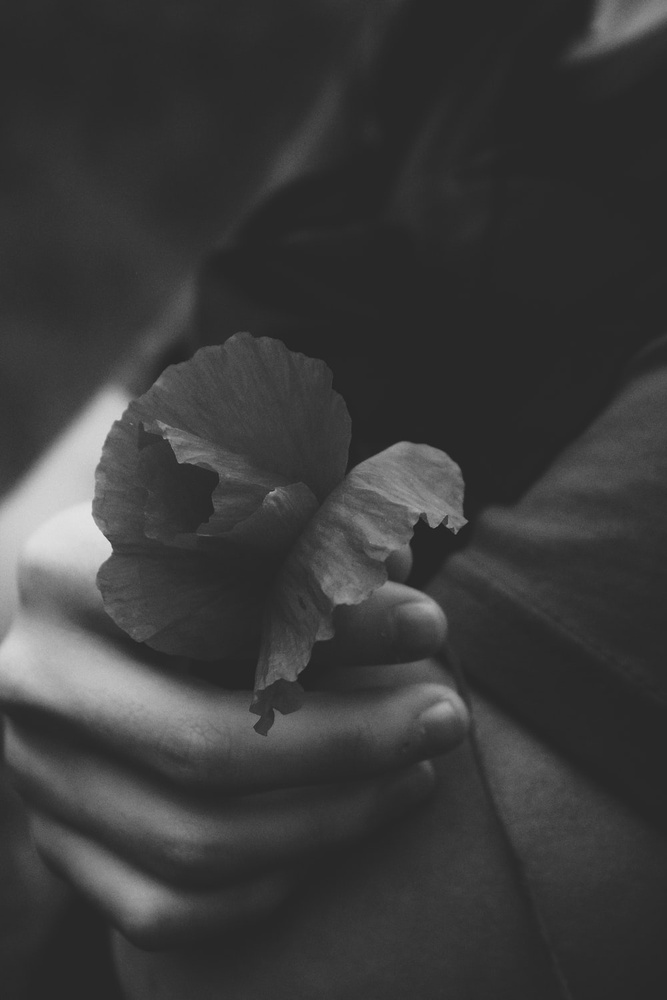
#> input picture Lab_2/Contrast.jpeg, 667 x 1000 px, shrunk from 1000 x 1500 before the run, found by its file name
$ python Contrast_Stretching.py
#> lines starting #> are read from the running program, lines starting #| are printed output that depends on the picture
import cv2
import numpy as np
input_img = cv2.imread("/Users/sayakghorai/Desktop/DIP_Codes/Lab_2/Contrast.jpeg",cv2.IMREAD_GRAYSCALE)
#> input_img is the input picture: shape (1000, 667); min 32, max 230, mean 58.9
# print(input_img)
output_img = np.zeros((input_img.shape[0],input_img.shape[1]),dtype = 'uint8')
# print(output_img)
img_min,img_max = np.min(input_img),np.max(input_img)
#> img_min = 32; img_max = 230
contrast = img_max-img_min
#> contrast = 198
for i in range(input_img.shape[0]):
    for j in range(input_img.shape[1]):
        output_img[i,j] = 255*(input_img[i,j]-img_min)/(contrast-5)
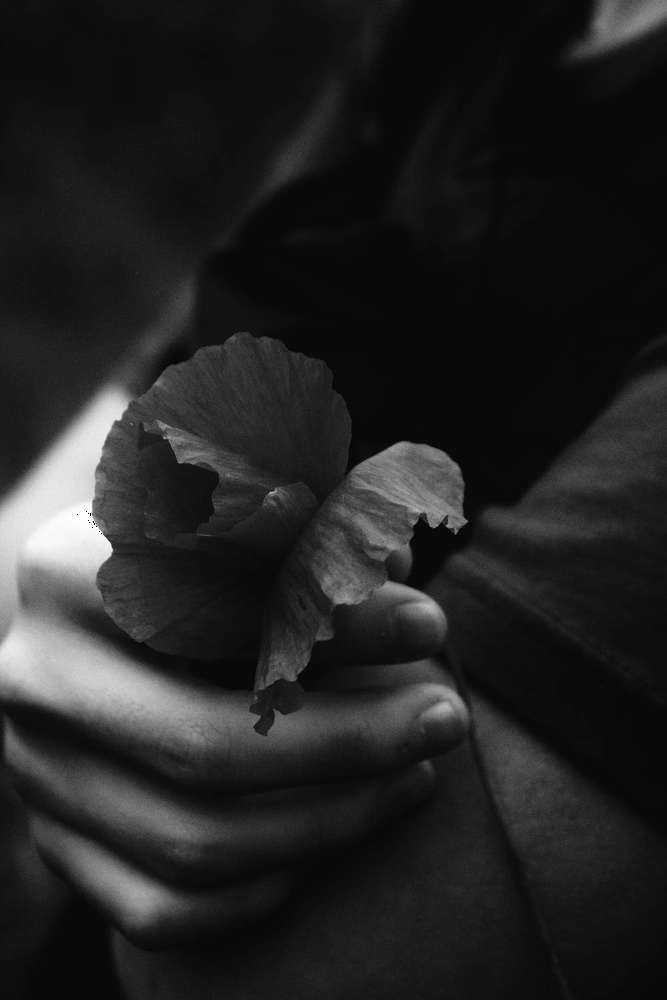
#> output_img: shape (1000, 667); min 0, max 255, mean 35
gap = input_img - input_img
#> gap: shape (1000, 667); every value is 0
Out = np.concatenate((input_img,gap,output_img),1)
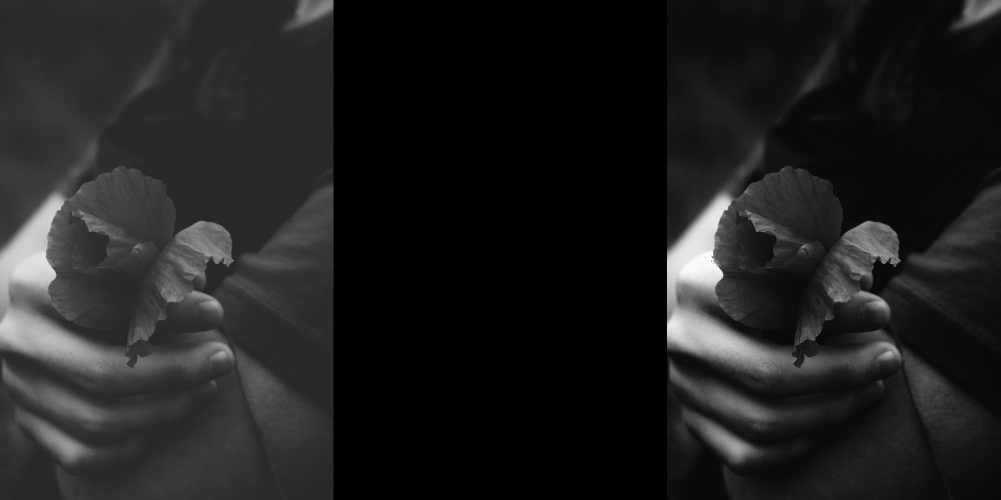
#> Out: shape (1000, 2001) (shown at 1/2 size); min 0, max 255, mean 31.3
cv2.imshow('Input-Output',Out.astype(np.uint8))
key = cv2.waitKey(0)
#> (key Esc is pressed here)
if key == 27:
    cv2.destroyAllWindows()
elif key == ord('s'):
    cv2.imwrite('Contrast_Stretched_Output.jpg',output_img)
    cv2.destroyAllWindows()

$ run again, with Lab_2/Angeogram.jpg copied over Lab_2/Contrast.jpeg
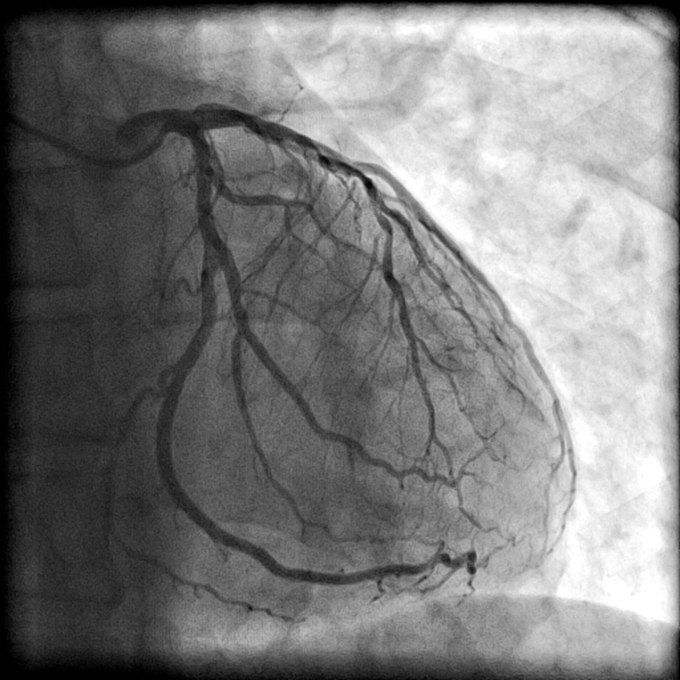
#> input picture Lab_2/Angeogram.jpg, 680 x 680 px, found by its file name
#> input_img is the input picture: shape (680, 680); min 0, max 255, mean 123.8
#> img_min = 0; img_max = 255
#> after the loop `for i in range(input_img.shape[0]):`:
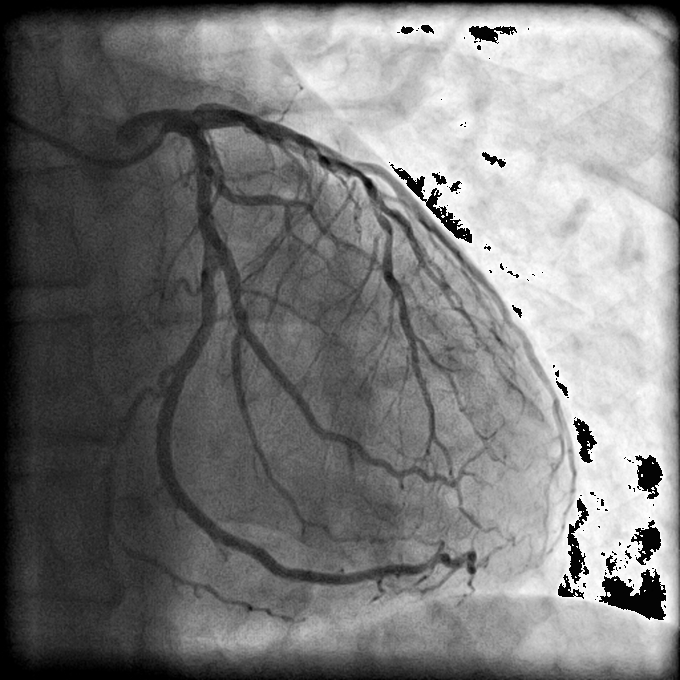
#> output_img: shape (680, 680); min 0, max 255, mean 121.8
#> gap: shape (680, 680); every value is 0
#> `Out = np.concatenate((input_img,gap,output_img),1)`:
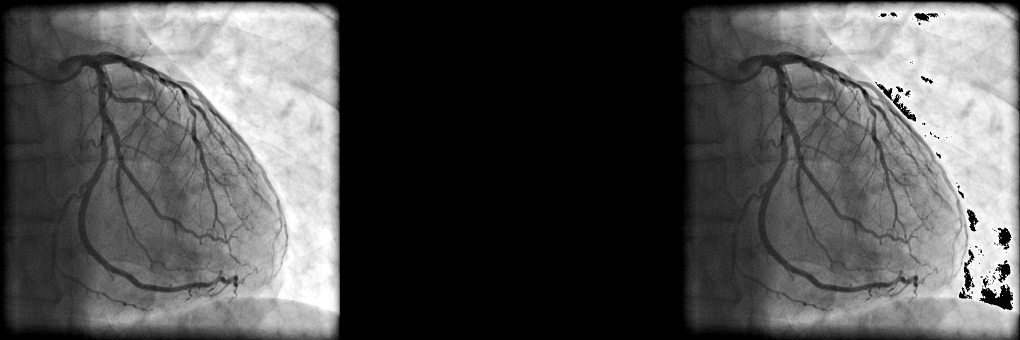
#> Out: shape (680, 2040) (shown at 1/2 size); min 0, max 255, mean 81.9
